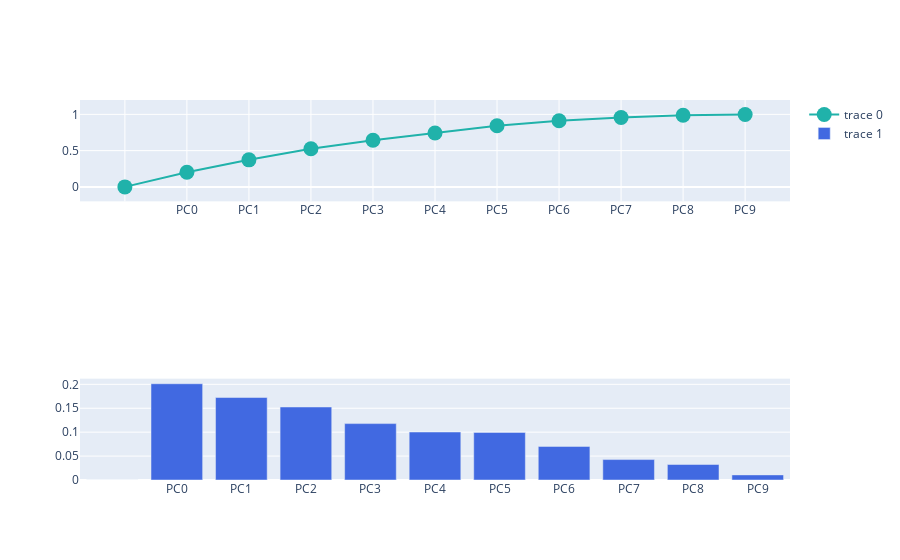

Write notebook code for a chart like this one.
### Code cell
pca_sv(trunc_data)

### Figure 1 — Plotly figure (JSON) as saved in the notebook; plotly's stock layout.template omitted (floating-point values rounded to 4 significant figures)
{"data": [{"marker": {"color": "LightSeaGreen", "size": 15}, "type": "scatter", "x": ["", "PC0", "PC1", "PC2", "PC3", "PC4", "PC5", "PC6", "PC7", "PC8", "PC9"], "xaxis": "x", "y": [0, 0.201, 0.373, 0.526, 0.644, 0.744, 0.843, 0.913, 0.956, 0.988, 0.999], "yaxis": "y"}, {"marker": {"color": "RoyalBlue"}, "type": "bar", "x": ["", "PC0", "PC1", "PC2", "PC3", "PC4", "PC5", "PC6", "PC7", "PC8", "PC9"], "xaxis": "x3", "y": [0, 0.2013, 0.1724, 0.1526, 0.1179, 0.1003, 0.09939, 0.07023, 0.04271, 0.03243, 0.01067], "yaxis": "y3"}], "layout": {"xaxis": {"anchor": "y", "domain": [0, 1]}, "xaxis2": {"anchor": "y2", "domain": [0, 1]}, "xaxis3": {"anchor": "y3", "domain": [0, 1]}, "yaxis": {"anchor": "x", "domain": [0.7333, 1]}, "yaxis2": {"anchor": "x2", "domain": [0.3667, 0.6333]}, "yaxis3": {"anchor": "x3", "domain": [0, 0.2667]}}}
